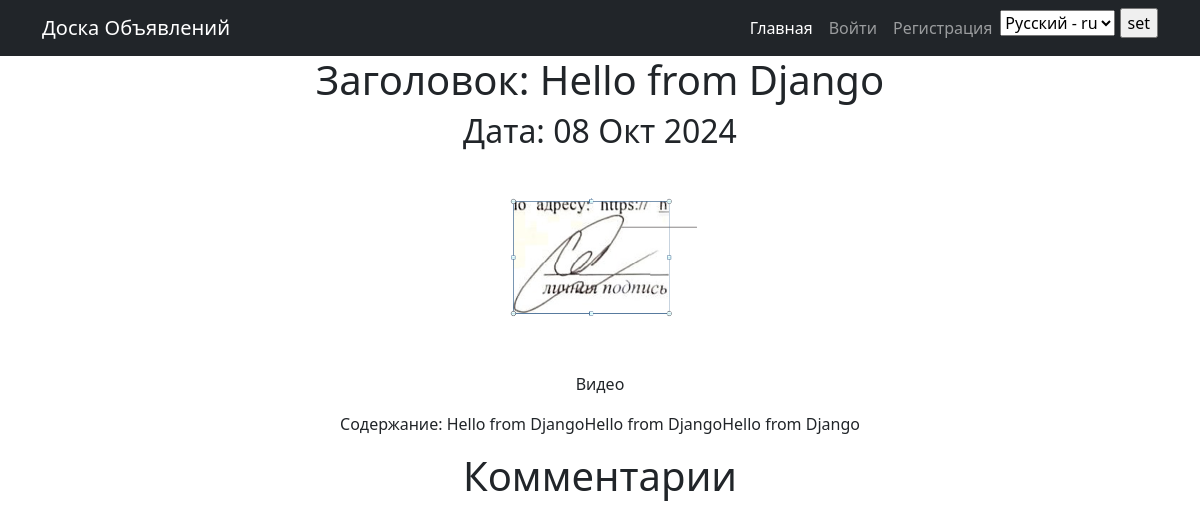
Before: /post/1/ with the older database file.
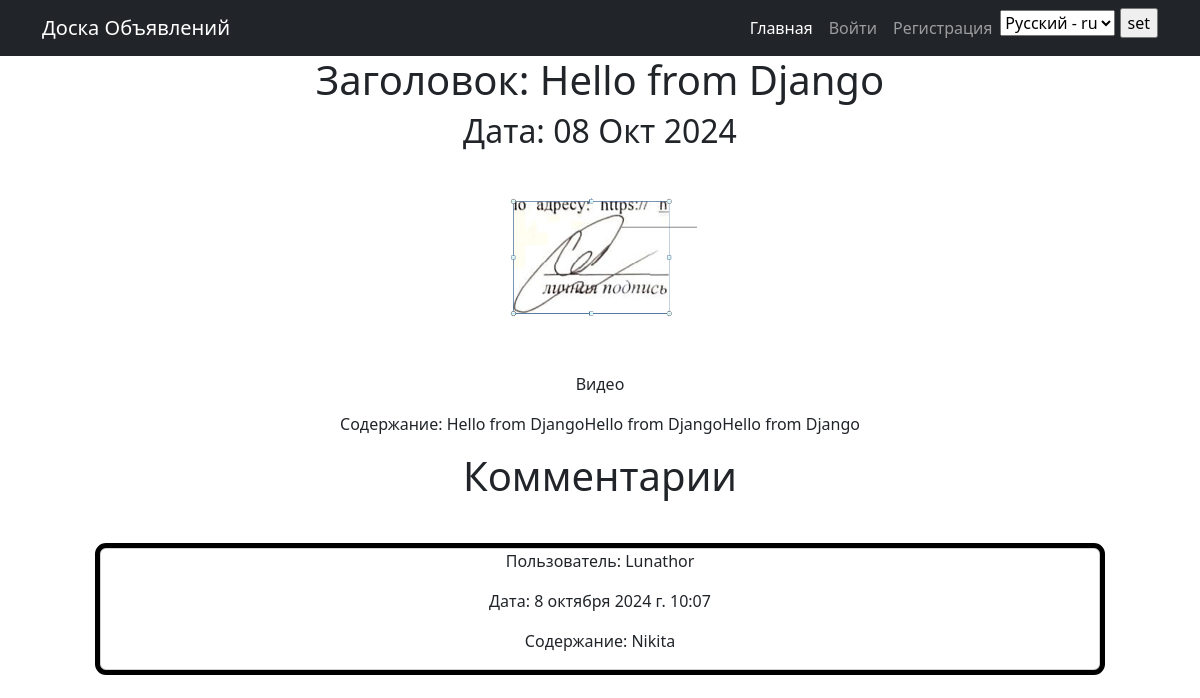
After: the same page with the newer database file.
### desk/models.py (models this page shows, shortened)
class Image(models.Model):
    file = models.ImageField(upload_to='desk/gallery/images', verbose_name=_('Картинка'))
    post = ForeignKey(Post, on_delete=models.CASCADE, verbose_name=_('Пост'))

class Comment(models.Model):
    post = models.ForeignKey(Post, on_delete=models.CASCADE, verbose_name=_('Пост'))
    author = models.ForeignKey(User, on_delete=models.CASCADE, verbose_name=_('Автор комментария'))
    text = models.TextField(verbose_name=_('Содержание комментария'))
    datecreation = models.DateTimeField(auto_now_add=True)
    is_confirmed = models.BooleanField(default=False, verbose_name='Подтвержденный комментарий')

class User(AbstractUser):
    email = models.EmailField(unique=True)
    is_verified = models.BooleanField(default=False)
    email_conf_code = models.CharField(max_length=6, blank=True, null=True)
    users_comments = models.BooleanField(default=True, verbose_name="Новые комментарии")
    about_sub = models.BooleanField(default=False, verbose_name="Новости сайта")
    USERNAME_FIELD = 'email'
    REQUIRED_FIELDS = ['username']
    def __str__(self):
        return f'{self.username}'

### desk/views.py (the view)
# urls.py: path('post/<int:pk>/', post_review, name='PostReview'),
def post_review(request, pk):
    post = Post.objects.get(pk=pk)
    comments = Comment.objects.filter(post=post).order_by('-datecreation')
    if request.user.is_authenticated:
        user_verification = request.user.is_verified or request.user.is_staff
    else:
        user_verification = False
    if request.method == 'POST':
        text = request.POST['text']
        Comment.objects.create(text=text, post=post, author=request.user)
        email_about_new_comment(author=post.author, post_pk=post.id)
        return redirect('PostReview', pk=pk)
    return render(
        request,
        'PostReview.html',
        {'post': post, 'comments': comments, 'user_verification': user_verification}
    )

### desk/templatetags/custom_filters.py (called while the page is built)
@register.filter
def is_image_exist(value: Post) -> bool:
    if Image.objects.filter(post=value.pk).first():
        return True
    else:
        return False

@register.filter
def get_image(value: Post) -> list[Image]:
    return Image.objects.filter(post=value.pk).all()

@register.filter
def is_video_exist(value: Post) -> bool:
    if Video.objects.filter(post=value.pk).first():
        return True
    else:
        return False

@register.filter
def get_video(value: Post) -> list[Video]:
    return Video.objects.filter(post=value.pk).all()

### templates/PostReview.html (shortened to what this page needs)
{% extends 'flatpages/default.html' %}
{% load i18n %}
{% load custom_filters %}
{% load custom_tags %}
{% load embed_video_tags %}
{% block content %}
    <h1>{% trans 'Заголовок' %}: {{ post.title }}</h1>
    <h2>{% trans 'Дата' %}: {{ post.datecreation|date:'d M Y' }}</h2>
    {% if post|is_image_exist %}
        <div class="container px-4 px-lg-5 mt-5">
            <div class="row gx-4 gx-lg-5 row-cols-2 row-cols-md-3 row-cols-xl-4 justify-content-center">
                {% for image in post|get_image %}
                    <img style="max-width: 600px" src={{image.file.url}} />
                {% endfor %}
            </div>
        </div>
    {% endif %}
    {% if post|is_video_exist %}
        <div class="container px-4 px-lg-5 mt-5 justify-content-center">
            <div class="row gx-4 gx-lg-3 row-cols-2 row-cols-md-3 row-cols-xl-3 justify-content-center">
                <p>{% trans 'Видео' %}</p>
            </div>
        </div>
    {% endif %}
    <p>
        {% trans 'Содержание' %}:
        {{ post.text }}
    </p>
    <div class="container px-4 px-lg-5">
        <div class="text-center">
            <h1>
                {% trans 'Комментарии' %}
            </h1>
        </div>
    </div>
    <div class="container px-4 px-lg-5 mt-5 justify-content-center">
        {% for comment in comments %}
            {% if comment.is_confirmed %}
                <div class="row gx-4 gx-lg-5 row-cols-2 row-cols-md-3 row-cols-xl-4 mt-3 justify-content-center">
                    <div class="card h-100" style="height: 200px; width: 1000px; outline: 5px black solid;">
                        <p>
                            {% trans 'Пользователь' %}:
                            {{ comment.author }}
                        </p>
                        <p>
                            {% trans 'Дата' %}:
                            {{ comment.datecreation }}
                        </p>
                        <p>
                            {% trans 'Содержание' %}:
                            {{ comment.text }}
                        </p>
                    </div>
                </div>
            {% endif %}
        {% endfor %}
    </div>
{% endblock content %}

Changed rows visible on the page:
now on this page (row edited): Comment: author "Lunathor", datecreation "8 октября 2024 г. 10:07", text "Nikita"
